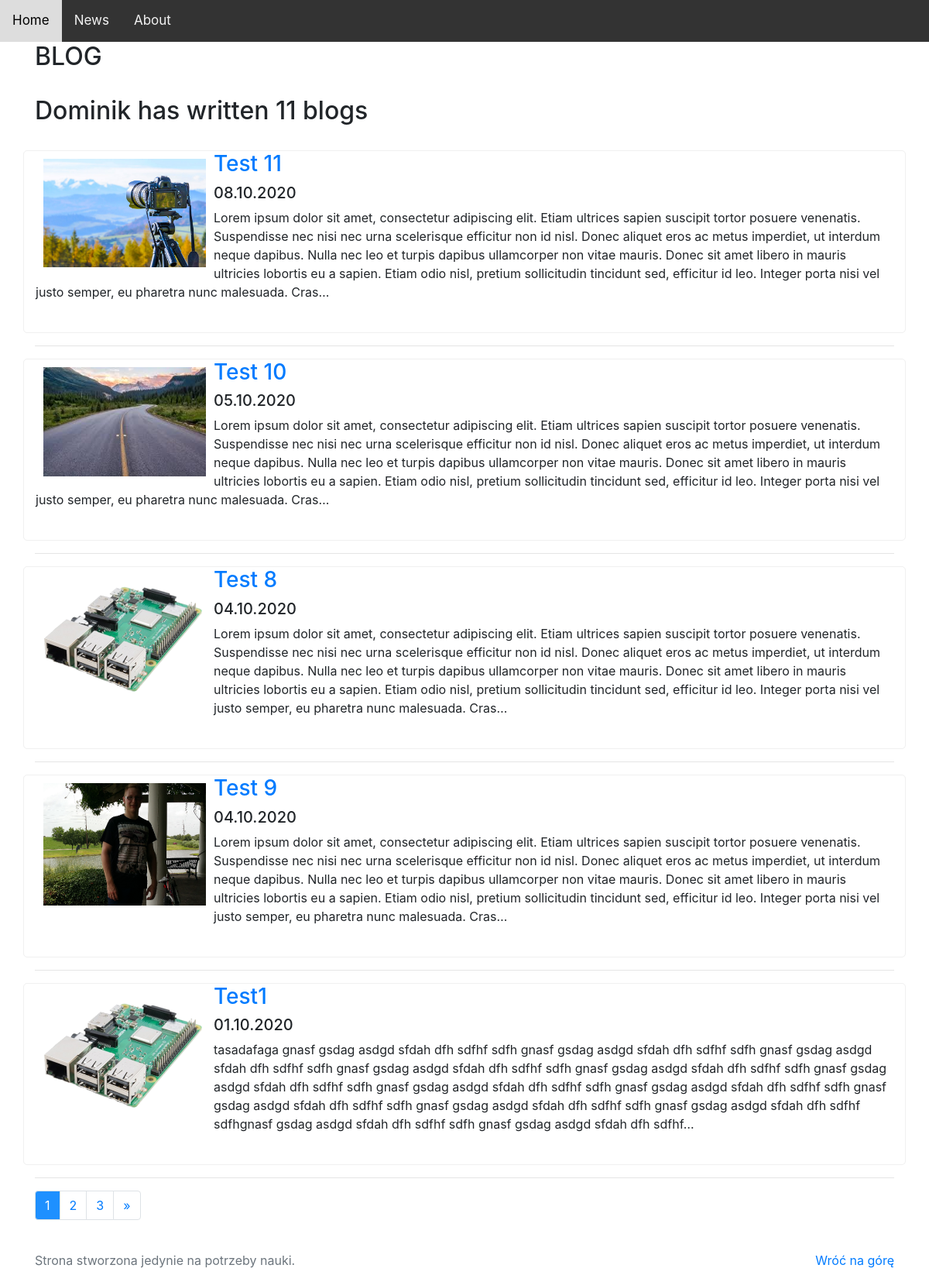
Screenshot of /blog/ with the database file from the repository.
### blog/models.py (models this page shows, shortened)
class Blog(models.Model):
    title = models.CharField(max_length=256)
    description = models.TextField()
    image = models.ImageField(upload_to='blog/images/', default='blog/images/rpi.png')
    date = models.DateField()

### blog/views.py (the view)
# urls.py: path('', views.all_blogs, name='all_blogs'),
def all_blogs(request):
    page = 0
    if request.method == "POST":
        page = int(request.POST['nr_page'])
    else:
        if request.GET.get('nr_page'):
            page = int(request.GET.get('nr_page'))
    blogs_count = Blog.objects.count()
    blogs_pages = int(blogs_count / 5) + 1
    blogs = Blog.objects.order_by('-date')[page*5:5+page*5]
    context = {
        'blogs': blogs,
        'blogs_count': blogs_count,
        'blogs_pages': range(blogs_pages),
        'page': [page-1, page, page+1],
    }
    return render(request, 'blog/blog.html', context)

### blog/templates/blog/blog.html (shortened to what this page needs)
{% extends 'portfolio/base.html' %}
{% block content %}
    {% load static %}
    <h2>BLOG</h2><br>
    <h2> Dominik has written {{ blogs_count }} blog{{ blogs_count|pluralize }}</h2><br>
    {% for blog in blogs %}
        <div class="row" style="border: 1px solid rgba(180, 180, 180, 0.2); border-radius: 5px;">
            <div class="col-12">
                <img src="{{ blog.image.url }}" width="230px" class="float-left" style="padding: 10px">
                <a href="{% url 'blog:detail' blog.id %}"><h3>{{ blog.title }}</h3></a>
                <h5>{{ blog.date|date:'d.m.Y' }}</h5>
                <p>{{ blog.description|truncatechars:512 }}</p> <br>
            </div>
        </div>
        <hr class="my-3">
    {% endfor %}
    <form action="{% url 'blog:all_blogs' %}">
        <ul class="pagination">
            {% for pages in blogs_pages %}
                <li class="page-item"><button class="page-link" style="{% if page.1 == forloop.counter0%} background-color: dodgerblue; color: white; {% endif %}" type="submit" value="{{ forloop.counter0 }}" name="nr_page">{{ forloop.counter }}</li>
            {% endfor %}
            {% for pages in blogs_pages %}
                {% if page.2 == forloop.counter0 %}
                    <li class="page-item"><button class="page-link" type="submit" value="{{ forloop.counter0 }}" name="nr_page">&raquo;</li>
                {% endif %}
            {% endfor %}
        </ul>
    </form>
{% endblock %}

### rows the page displays
Blog: image (picture), title "Test 11", date "08.10.2020", description "Lorem ipsum dolor sit amet, consectetur adipiscing elit. Etiam ultrices sapien suscipit tortor posuere venenatis. Suspendisse nec nisi nec urna scelerisque efficitur non id nisl. Donec aliquet eros ac metus imperdiet, ut interdum neque dapibus. Nulla nec leo et turpis dapibus ullamcorper non vitae mauris. Donec sit amet libero in mauris ultricies lobortis eu a sapien. Etiam odio nisl, pretium sollicitudin tincidunt sed, efficitur id leo. Integer porta nisi vel justo semper, eu pharetra nunc malesuada. Cras…"
Blog: image (picture), title "Test 10", date "05.10.2020", description "Lorem ipsum dolor sit amet, consectetur adipiscing elit. Etiam ultrices sapien suscipit tortor posuere venenatis. Suspendisse nec nisi nec urna scelerisque efficitur non id nisl. Donec aliquet eros ac metus imperdiet, ut interdum neque dapibus. Nulla nec leo et turpis dapibus ullamcorper non vitae mauris. Donec sit amet libero in mauris ultricies lobortis eu a sapien. Etiam odio nisl, pretium sollicitudin tincidunt sed, efficitur id leo. Integer porta nisi vel justo semper, eu pharetra nunc malesuada. Cras…"
Blog: image (picture), title "Test 8", date "04.10.2020", description "Lorem ipsum dolor sit amet, consectetur adipiscing elit. Etiam ultrices sapien suscipit tortor posuere venenatis. Suspendisse nec nisi nec urna scelerisque efficitur non id nisl. Donec aliquet eros ac metus imperdiet, ut interdum neque dapibus. Nulla nec leo et turpis dapibus ullamcorper non vitae mauris. Donec sit amet libero in mauris ultricies lobortis eu a sapien. Etiam odio nisl, pretium sollicitudin tincidunt sed, efficitur id leo. Integer porta nisi vel justo semper, eu pharetra nunc malesuada. Cras…"
Blog: image (picture), title "Test 9", date "04.10.2020", description "Lorem ipsum dolor sit amet, consectetur adipiscing elit. Etiam ultrices sapien suscipit tortor posuere venenatis. Suspendisse nec nisi nec urna scelerisque efficitur non id nisl. Donec aliquet eros ac metus imperdiet, ut interdum neque dapibus. Nulla nec leo et turpis dapibus ullamcorper non vitae mauris. Donec sit amet libero in mauris ultricies lobortis eu a sapien. Etiam odio nisl, pretium sollicitudin tincidunt sed, efficitur id leo. Integer porta nisi vel justo semper, eu pharetra nunc malesuada. Cras…"
Blog: image (picture), title "Test1", date "01.10.2020", description "tasadafaga gnasf gsdag asdgd sfdah dfh sdfhf sdfh gnasf gsdag asdgd sfdah dfh sdfhf sdfh gnasf gsdag asdgd sfdah dfh sdfhf sdfh gnasf gsdag asdgd sfdah dfh sdfhf sdfh gnasf gsdag asdgd sfdah dfh sdfhf sdfh gnasf gsdag asdgd sfdah dfh sdfhf sdfh gnasf gsdag asdgd sfdah dfh sdfhf sdfh gnasf gsdag asdgd sfdah dfh sdfhf sdfh gnasf gsdag asdgd sfdah dfh sdfhf sdfh gnasf gsdag asdgd sfdah dfh sdfhf sdfh gnasf gsdag asdgd sfdah dfh sdfhf sdfhgnasf gsdag asdgd sfdah dfh sdfhf sdfh gnasf gsdag asdgd sfdah dfh sdfhf…"

### other values shown
{{ blogs_count }} "11"
